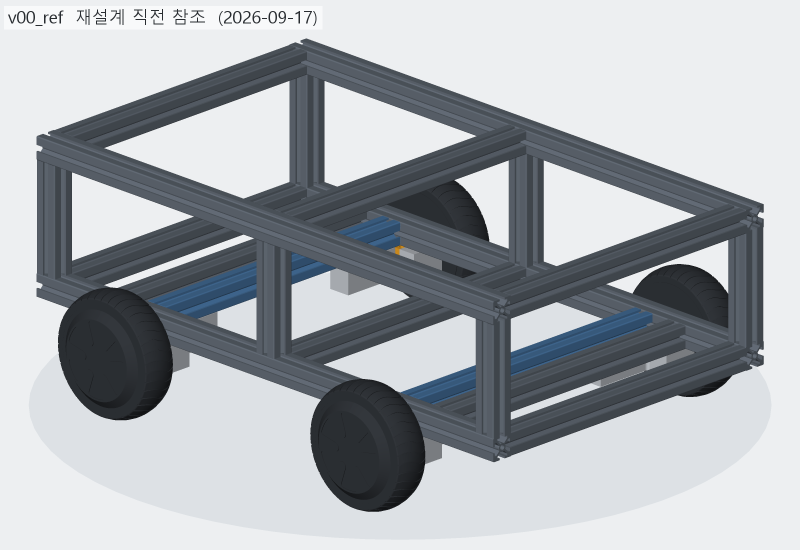
#> input picture models/vehicle/v00_ref/images/overall_iso.png, 1600 x 1100 px, found by its file name (shown at 1/2 size)
$ python prep_images.py
#> lines starting #> are read from the running program, lines starting #| are printed output that depends on the picture
"""전시 덱에 넣을 그림을 저장소 원본에서 잘라 images/ 에 만든다.

렌더 왼쪽 위의 버전 라벨, 지도 그림 아래 설명 줄처럼 슬라이드에서 겹치는 글자를 잘라 낸다.
실행: 저장소 루트에서  py docs/presentations/2026-11_eng-fest/prep_images.py
"""
from pathlib import Path

from PIL import Image, ImageOps

HERE = Path(__file__).resolve().parent
ROOT = HERE.parents[2]
OUT = HERE / "images"
VEH = ROOT / "hardware/vehicle/models/vehicle"


def save(src: Path, name: str, box=None, width=None):
#> called with name = 'v01_base_iso.jpg', box = (0, 70, 1600, 1100), width = 800
    im = Image.open(src).convert("RGB")
#> im is the input picture: PIL image 1600x1100 RGB; mean R, G, B 168.4, 172.9, 177.8
    if box:
        im = im.crop(box)
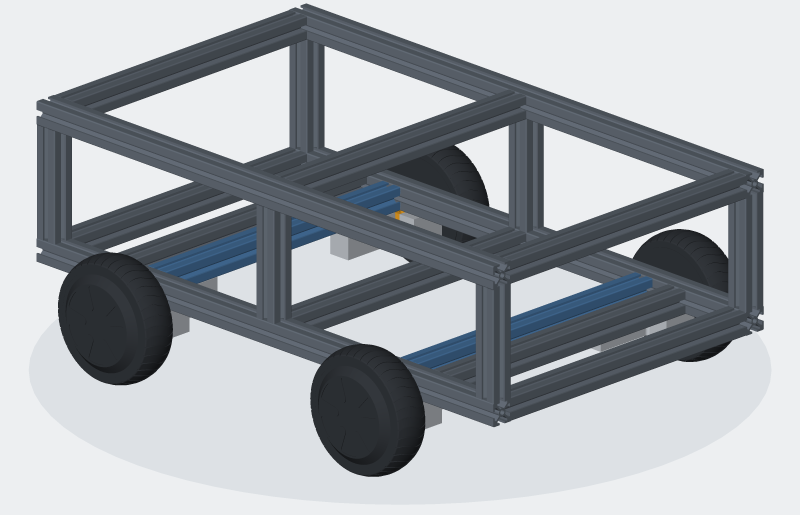
#> im: PIL image 1600x1030 RGB (shown at 1/2 size); mean R, G, B 164, 168.7, 173.7
    if width and im.width > width:
        im = im.resize((width, round(im.height * width / im.width)), Image.LANCZOS)
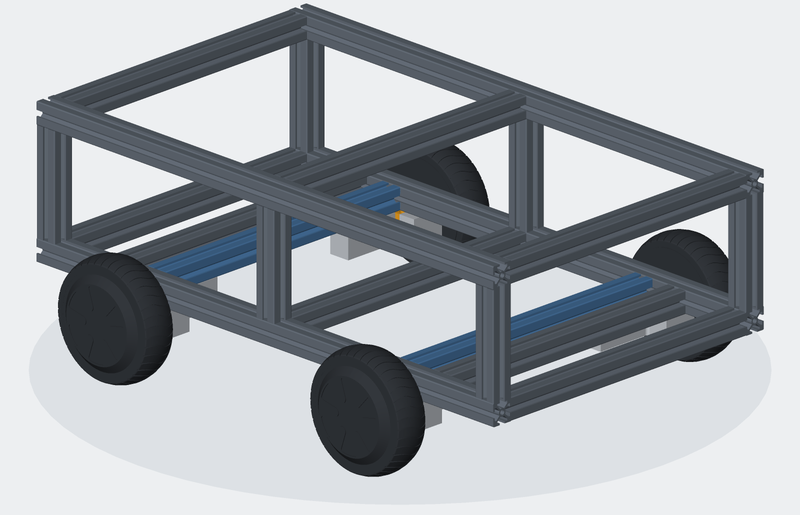
#> im: PIL image 800x515 RGB; mean R, G, B 164, 168.7, 173.7
    OUT.mkdir(exist_ok=True)
    im.save(OUT / name, quality=90)
    print(f"{name}: {im.size}")
#| v01_base_iso.jpg: (800, 515)


# 차체 렌더 (1600 x 1100) — 위 70 px 라벨을 잘라 낸다
for v in ["v01_base", "v05_floor", "v10_shell", "v22_headlight", "v26_module_rails", "v28_wiring"]:
    save(VEH / v / "images/overall_iso.png", f"{v}_iso.jpg", box=(0, 70, 1600, 1100),
         width=1600 if v in ("v26_module_rails", "v28_wiring") else 800)
save(VEH / "v28_wiring/images/inside_iso.png", "v28_inside_iso.jpg", box=(0, 70, 1600, 1100))
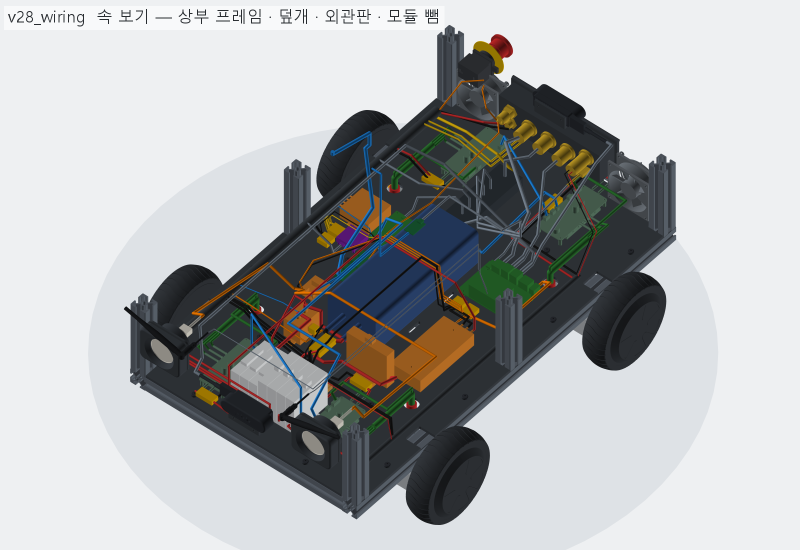
#> input picture models/vehicle/v28_wiring/images/inside_iso.png, 1600 x 1100 px, found by its file name (shown at 1/2 size)
#> in save, im is the input picture: PIL image 1600x1100 RGB; mean R, G, B 175, 176.9, 177.6
#> in save (call 7), `im = im.crop(box)`:
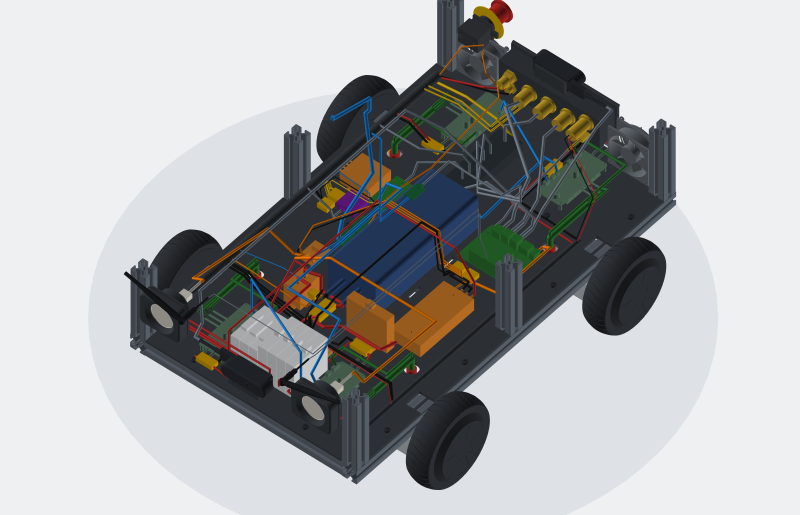
#> im: PIL image 1600x1030 RGB (shown at 1/2 size); mean R, G, B 171, 173, 173.6
#| v28_inside_iso.jpg: (1600, 1030)

# 휠 마운트 FEA (H 크로스 조립)
#> (the run stopped early here; a loop or call above may not have finished)
